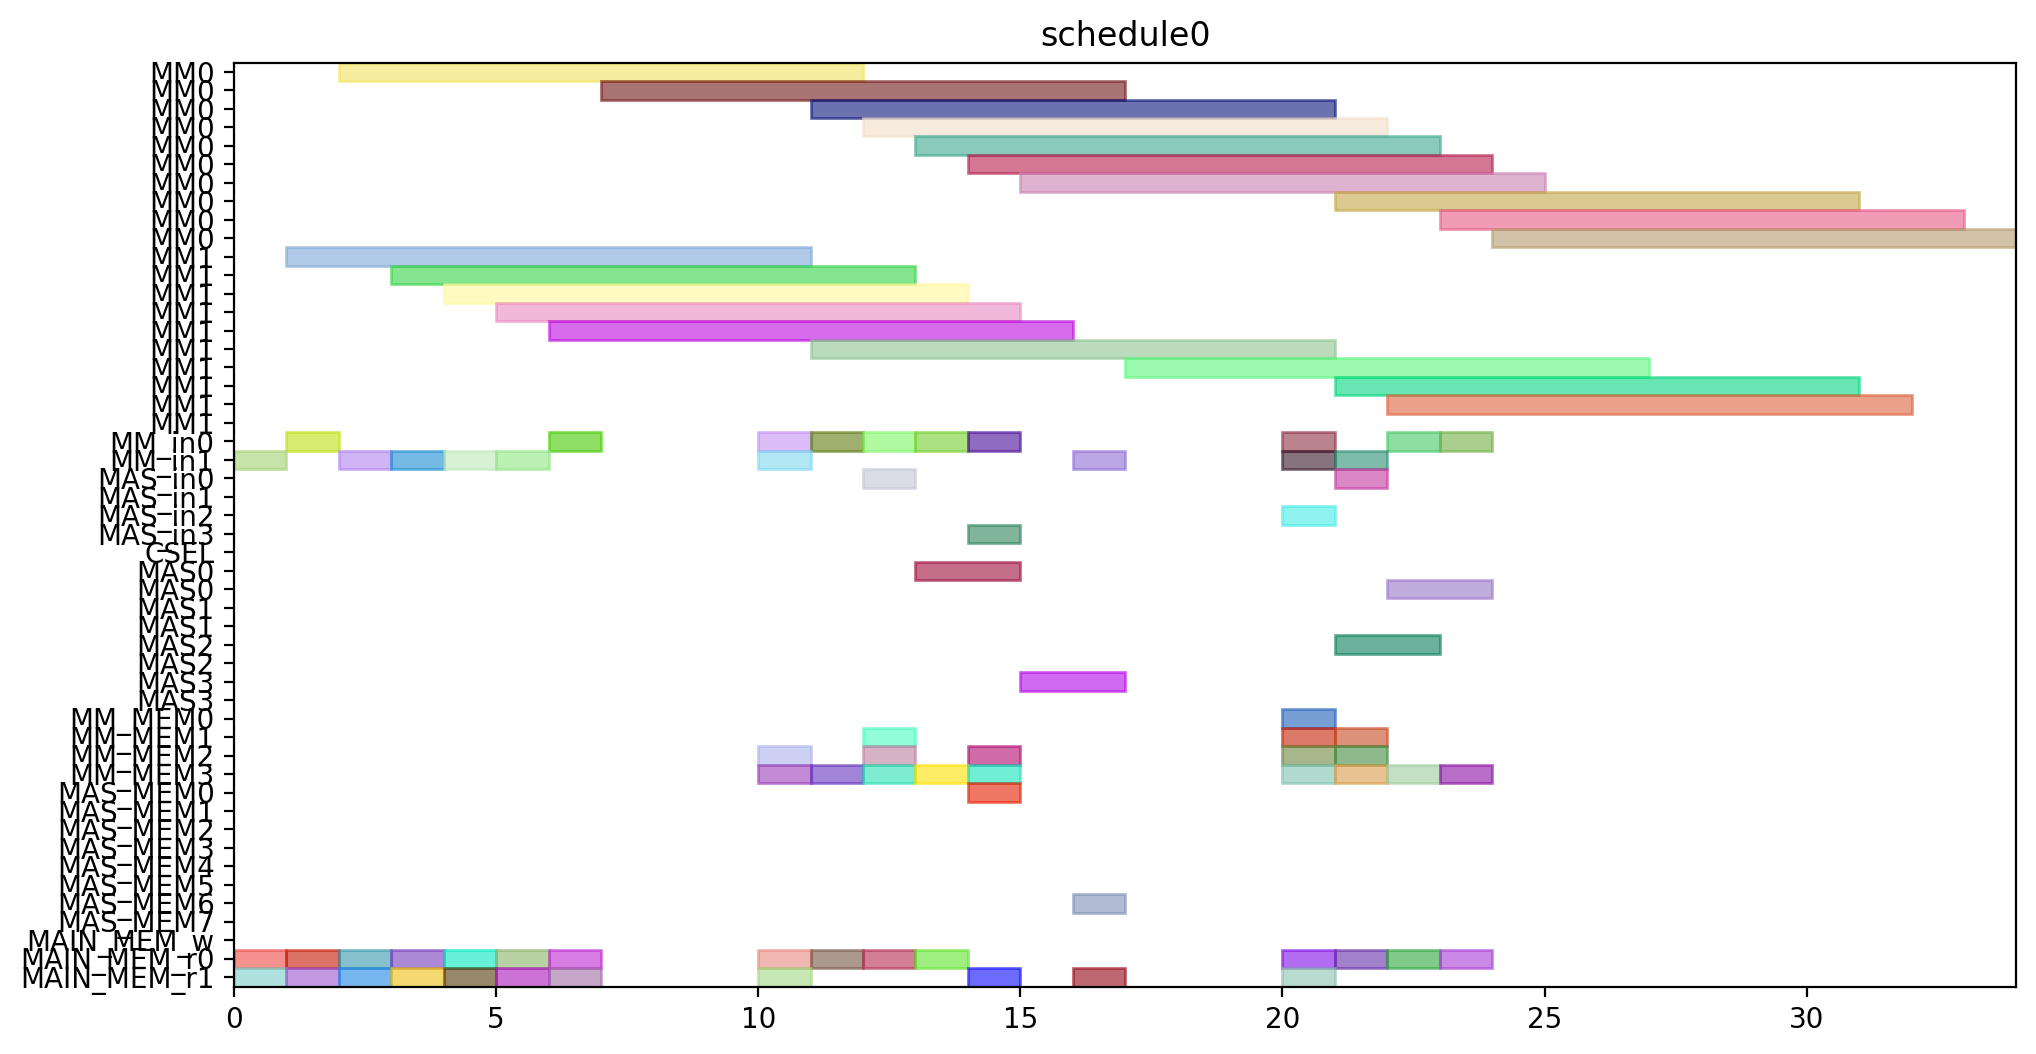

Python code for this plot:
from pyschedule import Scenario, solvers, plotters, alt


def solve():
	horizon = 120
	S = Scenario("schedule0", horizon=horizon)

	# resource
	MM = S.Resources('MM', num=2, size=10)
	MM_in = S.Resources('MM_in', num=2)
	MAS_in = S.Resources('MAS_in', num=4)
	CSEL = S.Resource('CSEL')
	MAS = S.Resources('MAS', num=4, size=2, periods=range(1, horizon))
	MM_MEM = S.Resources('MM_MEM', num=4)
	MAS_MEM = S.Resources('MAS_MEM', num=8)
	MAIN_MEM_w = S.Resource('MAIN_MEM_w', size=1)
	MAIN_MEM_r = S.Resources('MAIN_MEM_r', num=2)

	# result of previous scheduling

	# new tasks
	Z_exp2 = S.Task('Z_exp2', length=10, delay_cost=1)
	Z_exp2 += alt(MM)
	Z_exp2_in = S.Task('Z_exp2_in', length=1, delay_cost=1)
	Z_exp2_in += alt(MM_in)
	S += Z_exp2_in*MM_in[0]<=Z_exp2*MM[0]
	S += Z_exp2_in*MM_in[1]<=Z_exp2*MM[1]
	Z_exp2_mem0 = S.Task('Z_exp2_mem0', length=1, delay_cost=1)
	Z_exp2_mem0 += MAIN_MEM_r[0]
	S += Z_exp2_mem0 <= Z_exp2

	Z_exp2_mem1 = S.Task('Z_exp2_mem1', length=1, delay_cost=1)
	Z_exp2_mem1 += MAIN_MEM_r[1]
	S += Z_exp2_mem1 <= Z_exp2

	NX0 = S.Task('NX0', length=10, delay_cost=1)
	NX0 += alt(MM)
	NX0_in = S.Task('NX0_in', length=1, delay_cost=1)
	NX0_in += alt(MM_in)
	S += NX0_in*MM_in[0]<=NX0*MM[0]
	S += NX0_in*MM_in[1]<=NX0*MM[1]
	NX0_mem0 = S.Task('NX0_mem0', length=1, delay_cost=1)
	NX0_mem0 += MAIN_MEM_r[0]
	S += NX0_mem0 <= NX0

	NX0_mem1 = S.Task('NX0_mem1', length=1, delay_cost=1)
	NX0_mem1 += MAIN_MEM_r[1]
	S += NX0_mem1 <= NX0

	k0_10_Z1 = S.Task('k0_10_Z1', length=10, delay_cost=1)
	k0_10_Z1 += alt(MM)
	k0_10_Z1_in = S.Task('k0_10_Z1_in', length=1, delay_cost=1)
	k0_10_Z1_in += alt(MM_in)
	S += k0_10_Z1_in*MM_in[0]<=k0_10_Z1*MM[0]
	S += k0_10_Z1_in*MM_in[1]<=k0_10_Z1*MM[1]
	k0_10_Z1_mem0 = S.Task('k0_10_Z1_mem0', length=1, delay_cost=1)
	k0_10_Z1_mem0 += MAIN_MEM_r[0]
	S += k0_10_Z1_mem0 <= k0_10_Z1

	k0_10_Z1_mem1 = S.Task('k0_10_Z1_mem1', length=1, delay_cost=1)
	k0_10_Z1_mem1 += MAIN_MEM_r[1]
	S += k0_10_Z1_mem1 <= k0_10_Z1

	DX0 = S.Task('DX0', length=10, delay_cost=1)
	DX0 += alt(MM)
	DX0_in = S.Task('DX0_in', length=1, delay_cost=1)
	DX0_in += alt(MM_in)
	S += DX0_in*MM_in[0]<=DX0*MM[0]
	S += DX0_in*MM_in[1]<=DX0*MM[1]
	DX0_mem0 = S.Task('DX0_mem0', length=1, delay_cost=1)
	DX0_mem0 += MAIN_MEM_r[0]
	S += DX0_mem0 <= DX0

	DX0_mem1 = S.Task('DX0_mem1', length=1, delay_cost=1)
	DX0_mem1 += MAIN_MEM_r[1]
	S += DX0_mem1 <= DX0

	NY0 = S.Task('NY0', length=10, delay_cost=1)
	NY0 += alt(MM)
	NY0_in = S.Task('NY0_in', length=1, delay_cost=1)
	NY0_in += alt(MM_in)
	S += NY0_in*MM_in[0]<=NY0*MM[0]
	S += NY0_in*MM_in[1]<=NY0*MM[1]
	NY0_mem0 = S.Task('NY0_mem0', length=1, delay_cost=1)
	NY0_mem0 += MAIN_MEM_r[0]
	S += NY0_mem0 <= NY0

	NY0_mem1 = S.Task('NY0_mem1', length=1, delay_cost=1)
	NY0_mem1 += MAIN_MEM_r[1]
	S += NY0_mem1 <= NY0

	k2_14_Z1 = S.Task('k2_14_Z1', length=10, delay_cost=1)
	k2_14_Z1 += alt(MM)
	k2_14_Z1_in = S.Task('k2_14_Z1_in', length=1, delay_cost=1)
	k2_14_Z1_in += alt(MM_in)
	S += k2_14_Z1_in*MM_in[0]<=k2_14_Z1*MM[0]
	S += k2_14_Z1_in*MM_in[1]<=k2_14_Z1*MM[1]
	k2_14_Z1_mem0 = S.Task('k2_14_Z1_mem0', length=1, delay_cost=1)
	k2_14_Z1_mem0 += MAIN_MEM_r[0]
	S += k2_14_Z1_mem0 <= k2_14_Z1

	k2_14_Z1_mem1 = S.Task('k2_14_Z1_mem1', length=1, delay_cost=1)
	k2_14_Z1_mem1 += MAIN_MEM_r[1]
	S += k2_14_Z1_mem1 <= k2_14_Z1

	DY0 = S.Task('DY0', length=10, delay_cost=1)
	DY0 += alt(MM)
	DY0_in = S.Task('DY0_in', length=1, delay_cost=1)
	DY0_in += alt(MM_in)
	S += DY0_in*MM_in[0]<=DY0*MM[0]
	S += DY0_in*MM_in[1]<=DY0*MM[1]
	DY0_mem0 = S.Task('DY0_mem0', length=1, delay_cost=1)
	DY0_mem0 += MAIN_MEM_r[0]
	S += DY0_mem0 <= DY0

	DY0_mem1 = S.Task('DY0_mem1', length=1, delay_cost=1)
	DY0_mem1 += MAIN_MEM_r[1]
	S += DY0_mem1 <= DY0

	Z_exp3 = S.Task('Z_exp3', length=10, delay_cost=1)
	Z_exp3 += alt(MM)
	Z_exp3_in = S.Task('Z_exp3_in', length=1, delay_cost=1)
	Z_exp3_in += alt(MM_in)
	S += Z_exp3_in*MM_in[0]<=Z_exp3*MM[0]
	S += Z_exp3_in*MM_in[1]<=Z_exp3*MM[1]
	Z_exp3_mem0 = S.Task('Z_exp3_mem0', length=1, delay_cost=1)
	Z_exp3_mem0 += alt(MM_MEM)
	S += (Z_exp2*MM[0])-1 < Z_exp3_mem0*MM_MEM[0]
	S += (Z_exp2*MM[1])-1 < Z_exp3_mem0*MM_MEM[2]
	S += Z_exp3_mem0 <= Z_exp3

	Z_exp3_mem1 = S.Task('Z_exp3_mem1', length=1, delay_cost=1)
	Z_exp3_mem1 += MAIN_MEM_r[1]
	S += Z_exp3_mem1 <= Z_exp3

	NX1_ = S.Task('NX1_', length=2, delay_cost=1)
	NX1_ += alt(MAS)
	NX1__in = S.Task('NX1__in', length=1, delay_cost=1)
	NX1__in += alt(MAS_in)
	S += NX1__in*MAS_in[0]<=NX1_*MAS[0]

	S += NX1__in*MAS_in[1]<=NX1_*MAS[1]

	S += NX1__in*MAS_in[2]<=NX1_*MAS[2]

	S += NX1__in*MAS_in[3]<=NX1_*MAS[3]

	NX1__mem0 = S.Task('NX1__mem0', length=1, delay_cost=1)
	NX1__mem0 += alt(MM_MEM)
	S += (NX0*MM[0])-1 < NX1__mem0*MM_MEM[0]
	S += (NX0*MM[1])-1 < NX1__mem0*MM_MEM[2]
	S += NX1__mem0 <= NX1_

	NX1__mem1 = S.Task('NX1__mem1', length=1, delay_cost=1)
	NX1__mem1 += alt(MM_MEM)
	S += (k0_10_Z1*MM[0])-1 < NX1__mem1*MM_MEM[1]
	S += (k0_10_Z1*MM[1])-1 < NX1__mem1*MM_MEM[3]
	S += NX1__mem1 <= NX1_

	k0_9_Z2 = S.Task('k0_9_Z2', length=10, delay_cost=1)
	k0_9_Z2 += alt(MM)
	k0_9_Z2_in = S.Task('k0_9_Z2_in', length=1, delay_cost=1)
	k0_9_Z2_in += alt(MM_in)
	S += k0_9_Z2_in*MM_in[0]<=k0_9_Z2*MM[0]
	S += k0_9_Z2_in*MM_in[1]<=k0_9_Z2*MM[1]
	k0_9_Z2_mem0 = S.Task('k0_9_Z2_mem0', length=1, delay_cost=1)
	k0_9_Z2_mem0 += MAIN_MEM_r[0]
	S += k0_9_Z2_mem0 <= k0_9_Z2

	k0_9_Z2_mem1 = S.Task('k0_9_Z2_mem1', length=1, delay_cost=1)
	k0_9_Z2_mem1 += alt(MM_MEM)
	S += (Z_exp2*MM[0])-1 < k0_9_Z2_mem1*MM_MEM[1]
	S += (Z_exp2*MM[1])-1 < k0_9_Z2_mem1*MM_MEM[3]
	S += k0_9_Z2_mem1 <= k0_9_Z2

	k1_9_Z2 = S.Task('k1_9_Z2', length=10, delay_cost=1)
	k1_9_Z2 += alt(MM)
	k1_9_Z2_in = S.Task('k1_9_Z2_in', length=1, delay_cost=1)
	k1_9_Z2_in += alt(MM_in)
	S += k1_9_Z2_in*MM_in[0]<=k1_9_Z2*MM[0]
	S += k1_9_Z2_in*MM_in[1]<=k1_9_Z2*MM[1]
	k1_9_Z2_mem0 = S.Task('k1_9_Z2_mem0', length=1, delay_cost=1)
	k1_9_Z2_mem0 += MAIN_MEM_r[0]
	S += k1_9_Z2_mem0 <= k1_9_Z2

	k1_9_Z2_mem1 = S.Task('k1_9_Z2_mem1', length=1, delay_cost=1)
	k1_9_Z2_mem1 += alt(MM_MEM)
	S += (Z_exp2*MM[0])-1 < k1_9_Z2_mem1*MM_MEM[1]
	S += (Z_exp2*MM[1])-1 < k1_9_Z2_mem1*MM_MEM[3]
	S += k1_9_Z2_mem1 <= k1_9_Z2

	NY1_ = S.Task('NY1_', length=2, delay_cost=1)
	NY1_ += alt(MAS)
	NY1__in = S.Task('NY1__in', length=1, delay_cost=1)
	NY1__in += alt(MAS_in)
	S += NY1__in*MAS_in[0]<=NY1_*MAS[0]

	S += NY1__in*MAS_in[1]<=NY1_*MAS[1]

	S += NY1__in*MAS_in[2]<=NY1_*MAS[2]

	S += NY1__in*MAS_in[3]<=NY1_*MAS[3]

	NY1__mem0 = S.Task('NY1__mem0', length=1, delay_cost=1)
	NY1__mem0 += alt(MM_MEM)
	S += (NY0*MM[0])-1 < NY1__mem0*MM_MEM[0]
	S += (NY0*MM[1])-1 < NY1__mem0*MM_MEM[2]
	S += NY1__mem0 <= NY1_

	NY1__mem1 = S.Task('NY1__mem1', length=1, delay_cost=1)
	NY1__mem1 += alt(MM_MEM)
	S += (k2_14_Z1*MM[0])-1 < NY1__mem1*MM_MEM[1]
	S += (k2_14_Z1*MM[1])-1 < NY1__mem1*MM_MEM[3]
	S += NY1__mem1 <= NY1_

	k2_13_Z2 = S.Task('k2_13_Z2', length=10, delay_cost=1)
	k2_13_Z2 += alt(MM)
	k2_13_Z2_in = S.Task('k2_13_Z2_in', length=1, delay_cost=1)
	k2_13_Z2_in += alt(MM_in)
	S += k2_13_Z2_in*MM_in[0]<=k2_13_Z2*MM[0]
	S += k2_13_Z2_in*MM_in[1]<=k2_13_Z2*MM[1]
	k2_13_Z2_mem0 = S.Task('k2_13_Z2_mem0', length=1, delay_cost=1)
	k2_13_Z2_mem0 += MAIN_MEM_r[0]
	S += k2_13_Z2_mem0 <= k2_13_Z2

	k2_13_Z2_mem1 = S.Task('k2_13_Z2_mem1', length=1, delay_cost=1)
	k2_13_Z2_mem1 += alt(MM_MEM)
	S += (Z_exp2*MM[0])-1 < k2_13_Z2_mem1*MM_MEM[1]
	S += (Z_exp2*MM[1])-1 < k2_13_Z2_mem1*MM_MEM[3]
	S += k2_13_Z2_mem1 <= k2_13_Z2

	k3_14_Z2 = S.Task('k3_14_Z2', length=10, delay_cost=1)
	k3_14_Z2 += alt(MM)
	k3_14_Z2_in = S.Task('k3_14_Z2_in', length=1, delay_cost=1)
	k3_14_Z2_in += alt(MM_in)
	S += k3_14_Z2_in*MM_in[0]<=k3_14_Z2*MM[0]
	S += k3_14_Z2_in*MM_in[1]<=k3_14_Z2*MM[1]
	k3_14_Z2_mem0 = S.Task('k3_14_Z2_mem0', length=1, delay_cost=1)
	k3_14_Z2_mem0 += MAIN_MEM_r[0]
	S += k3_14_Z2_mem0 <= k3_14_Z2

	k3_14_Z2_mem1 = S.Task('k3_14_Z2_mem1', length=1, delay_cost=1)
	k3_14_Z2_mem1 += alt(MM_MEM)
	S += (Z_exp2*MM[0])-1 < k3_14_Z2_mem1*MM_MEM[1]
	S += (Z_exp2*MM[1])-1 < k3_14_Z2_mem1*MM_MEM[3]
	S += k3_14_Z2_mem1 <= k3_14_Z2

	Z_exp4 = S.Task('Z_exp4', length=10, delay_cost=1)
	Z_exp4 += alt(MM)
	Z_exp4_in = S.Task('Z_exp4_in', length=1, delay_cost=1)
	Z_exp4_in += alt(MM_in)
	S += Z_exp4_in*MM_in[0]<=Z_exp4*MM[0]
	S += Z_exp4_in*MM_in[1]<=Z_exp4*MM[1]
	Z_exp4_mem0 = S.Task('Z_exp4_mem0', length=1, delay_cost=1)
	Z_exp4_mem0 += alt(MM_MEM)
	S += (Z_exp3*MM[0])-1 < Z_exp4_mem0*MM_MEM[0]
	S += (Z_exp3*MM[1])-1 < Z_exp4_mem0*MM_MEM[2]
	S += Z_exp4_mem0 <= Z_exp4

	Z_exp4_mem1 = S.Task('Z_exp4_mem1', length=1, delay_cost=1)
	Z_exp4_mem1 += MAIN_MEM_r[1]
	S += Z_exp4_mem1 <= Z_exp4

	NX1 = S.Task('NX1', length=10, delay_cost=1)
	NX1 += alt(MM)
	NX1_in = S.Task('NX1_in', length=1, delay_cost=1)
	NX1_in += alt(MM_in)
	S += NX1_in*MM_in[0]<=NX1*MM[0]
	S += NX1_in*MM_in[1]<=NX1*MM[1]
	NX1_mem0 = S.Task('NX1_mem0', length=1, delay_cost=1)
	NX1_mem0 += alt(MAS_MEM)
	S += (NX1_*MAS[0])-1 < NX1_mem0*MAS_MEM[0]
	S += (NX1_*MAS[1])-1 < NX1_mem0*MAS_MEM[2]
	S += (NX1_*MAS[2])-1 < NX1_mem0*MAS_MEM[4]
	S += (NX1_*MAS[3])-1 < NX1_mem0*MAS_MEM[6]
	S += NX1_mem0 <= NX1

	NX1_mem1 = S.Task('NX1_mem1', length=1, delay_cost=1)
	NX1_mem1 += MAIN_MEM_r[1]
	S += NX1_mem1 <= NX1

	k0_8_Z3 = S.Task('k0_8_Z3', length=10, delay_cost=1)
	k0_8_Z3 += alt(MM)
	k0_8_Z3_in = S.Task('k0_8_Z3_in', length=1, delay_cost=1)
	k0_8_Z3_in += alt(MM_in)
	S += k0_8_Z3_in*MM_in[0]<=k0_8_Z3*MM[0]
	S += k0_8_Z3_in*MM_in[1]<=k0_8_Z3*MM[1]
	k0_8_Z3_mem0 = S.Task('k0_8_Z3_mem0', length=1, delay_cost=1)
	k0_8_Z3_mem0 += MAIN_MEM_r[0]
	S += k0_8_Z3_mem0 <= k0_8_Z3

	k0_8_Z3_mem1 = S.Task('k0_8_Z3_mem1', length=1, delay_cost=1)
	k0_8_Z3_mem1 += alt(MM_MEM)
	S += (Z_exp3*MM[0])-1 < k0_8_Z3_mem1*MM_MEM[1]
	S += (Z_exp3*MM[1])-1 < k0_8_Z3_mem1*MM_MEM[3]
	S += k0_8_Z3_mem1 <= k0_8_Z3

	DX1_ = S.Task('DX1_', length=2, delay_cost=1)
	DX1_ += alt(MAS)
	DX1__in = S.Task('DX1__in', length=1, delay_cost=1)
	DX1__in += alt(MAS_in)
	S += DX1__in*MAS_in[0]<=DX1_*MAS[0]

	S += DX1__in*MAS_in[1]<=DX1_*MAS[1]

	S += DX1__in*MAS_in[2]<=DX1_*MAS[2]

	S += DX1__in*MAS_in[3]<=DX1_*MAS[3]

	DX1__mem0 = S.Task('DX1__mem0', length=1, delay_cost=1)
	DX1__mem0 += alt(MM_MEM)
	S += (DX0*MM[0])-1 < DX1__mem0*MM_MEM[0]
	S += (DX0*MM[1])-1 < DX1__mem0*MM_MEM[2]
	S += DX1__mem0 <= DX1_

	DX1__mem1 = S.Task('DX1__mem1', length=1, delay_cost=1)
	DX1__mem1 += alt(MM_MEM)
	S += (k1_9_Z2*MM[0])-1 < DX1__mem1*MM_MEM[1]
	S += (k1_9_Z2*MM[1])-1 < DX1__mem1*MM_MEM[3]
	S += DX1__mem1 <= DX1_

	k1_8_Z3 = S.Task('k1_8_Z3', length=10, delay_cost=1)
	k1_8_Z3 += alt(MM)
	k1_8_Z3_in = S.Task('k1_8_Z3_in', length=1, delay_cost=1)
	k1_8_Z3_in += alt(MM_in)
	S += k1_8_Z3_in*MM_in[0]<=k1_8_Z3*MM[0]
	S += k1_8_Z3_in*MM_in[1]<=k1_8_Z3*MM[1]
	k1_8_Z3_mem0 = S.Task('k1_8_Z3_mem0', length=1, delay_cost=1)
	k1_8_Z3_mem0 += MAIN_MEM_r[0]
	S += k1_8_Z3_mem0 <= k1_8_Z3

	k1_8_Z3_mem1 = S.Task('k1_8_Z3_mem1', length=1, delay_cost=1)
	k1_8_Z3_mem1 += alt(MM_MEM)
	S += (Z_exp3*MM[0])-1 < k1_8_Z3_mem1*MM_MEM[1]
	S += (Z_exp3*MM[1])-1 < k1_8_Z3_mem1*MM_MEM[3]
	S += k1_8_Z3_mem1 <= k1_8_Z3

	NY1 = S.Task('NY1', length=10, delay_cost=1)
	NY1 += alt(MM)
	NY1_in = S.Task('NY1_in', length=1, delay_cost=1)
	NY1_in += alt(MM_in)
	S += NY1_in*MM_in[0]<=NY1*MM[0]
	S += NY1_in*MM_in[1]<=NY1*MM[1]
	NY1_mem0 = S.Task('NY1_mem0', length=1, delay_cost=1)
	NY1_mem0 += alt(MAS_MEM)
	S += (NY1_*MAS[0])-1 < NY1_mem0*MAS_MEM[0]
	S += (NY1_*MAS[1])-1 < NY1_mem0*MAS_MEM[2]
	S += (NY1_*MAS[2])-1 < NY1_mem0*MAS_MEM[4]
	S += (NY1_*MAS[3])-1 < NY1_mem0*MAS_MEM[6]
	S += NY1_mem0 <= NY1

	NY1_mem1 = S.Task('NY1_mem1', length=1, delay_cost=1)
	NY1_mem1 += MAIN_MEM_r[1]
	S += NY1_mem1 <= NY1

	k2_12_Z3 = S.Task('k2_12_Z3', length=10, delay_cost=1)
	k2_12_Z3 += alt(MM)
	k2_12_Z3_in = S.Task('k2_12_Z3_in', length=1, delay_cost=1)
	k2_12_Z3_in += alt(MM_in)
	S += k2_12_Z3_in*MM_in[0]<=k2_12_Z3*MM[0]
	S += k2_12_Z3_in*MM_in[1]<=k2_12_Z3*MM[1]
	k2_12_Z3_mem0 = S.Task('k2_12_Z3_mem0', length=1, delay_cost=1)
	k2_12_Z3_mem0 += MAIN_MEM_r[0]
	S += k2_12_Z3_mem0 <= k2_12_Z3

	k2_12_Z3_mem1 = S.Task('k2_12_Z3_mem1', length=1, delay_cost=1)
	k2_12_Z3_mem1 += alt(MM_MEM)
	S += (Z_exp3*MM[0])-1 < k2_12_Z3_mem1*MM_MEM[1]
	S += (Z_exp3*MM[1])-1 < k2_12_Z3_mem1*MM_MEM[3]
	S += k2_12_Z3_mem1 <= k2_12_Z3

	DY1_ = S.Task('DY1_', length=2, delay_cost=1)
	DY1_ += alt(MAS)
	DY1__in = S.Task('DY1__in', length=1, delay_cost=1)
	DY1__in += alt(MAS_in)
	S += DY1__in*MAS_in[0]<=DY1_*MAS[0]

	S += DY1__in*MAS_in[1]<=DY1_*MAS[1]

	S += DY1__in*MAS_in[2]<=DY1_*MAS[2]

	S += DY1__in*MAS_in[3]<=DY1_*MAS[3]

	DY1__mem0 = S.Task('DY1__mem0', length=1, delay_cost=1)
	DY1__mem0 += alt(MM_MEM)
	S += (DY0*MM[0])-1 < DY1__mem0*MM_MEM[0]
	S += (DY0*MM[1])-1 < DY1__mem0*MM_MEM[2]
	S += DY1__mem0 <= DY1_

	DY1__mem1 = S.Task('DY1__mem1', length=1, delay_cost=1)
	DY1__mem1 += alt(MM_MEM)
	S += (k3_14_Z2*MM[0])-1 < DY1__mem1*MM_MEM[1]
	S += (k3_14_Z2*MM[1])-1 < DY1__mem1*MM_MEM[3]
	S += DY1__mem1 <= DY1_

	k3_13_Z3 = S.Task('k3_13_Z3', length=10, delay_cost=1)
	k3_13_Z3 += alt(MM)
	k3_13_Z3_in = S.Task('k3_13_Z3_in', length=1, delay_cost=1)
	k3_13_Z3_in += alt(MM_in)
	S += k3_13_Z3_in*MM_in[0]<=k3_13_Z3*MM[0]
	S += k3_13_Z3_in*MM_in[1]<=k3_13_Z3*MM[1]
	k3_13_Z3_mem0 = S.Task('k3_13_Z3_mem0', length=1, delay_cost=1)
	k3_13_Z3_mem0 += MAIN_MEM_r[0]
	S += k3_13_Z3_mem0 <= k3_13_Z3

	k3_13_Z3_mem1 = S.Task('k3_13_Z3_mem1', length=1, delay_cost=1)
	k3_13_Z3_mem1 += alt(MM_MEM)
	S += (Z_exp3*MM[0])-1 < k3_13_Z3_mem1*MM_MEM[1]
	S += (Z_exp3*MM[1])-1 < k3_13_Z3_mem1*MM_MEM[3]
	S += k3_13_Z3_mem1 <= k3_13_Z3

	solvers.mip.solve(S,msg=1,kind='CPLEX',ratio_gap=1.01)

	solution = [['hoge']*len(S.solution()[1]) for i in range(len(S.solution()))]
	for i in range(len(S.solution())):
		for j in range(len(S.solution()[i])):
			solution[i][j]=str(S.solution()[i][j])
	print(solution)

	cycles = int(solution[-1][3])

	pic_file_name = "/mnt/rose/usr1/fukuda/ABE/multiRAM_multiMAS_16mux/scheduling_result/stage10MM2_stage2MAS4/ISOGENY/schedule0.png"
	if(S.solution() != []):
		plotters.matplotlib.plot(S,img_filename=pic_file_name, show_task_labels=False, fig_size=(cycles*0.25+3, 6))

	return solution
